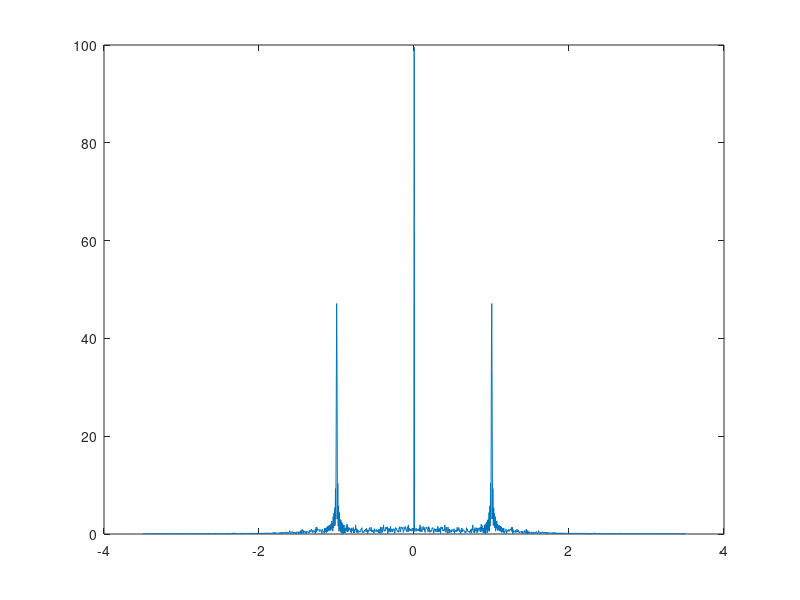

Reproduce this figure in MATLAB.
clear
clc
number_of_realizations = 500;
number_of_bits = 101;
number_of_samples = 7;
n = 700;
Eb= 1;
Tb= 7;
bits = randi ([0 1] ,number_of_realizations ,number_of_bits);

% Data = zeros (number_of_realizations , size(bits,2)*number_of_samples);
Data = [];
s_one = zeros(1, number_of_samples);
s_one (1,:) = sqrt(2*Eb/Tb);
s_zero = (sqrt(2*Eb/Tb))*cos(2*pi*(0:Tb/number_of_samples:(Tb-Tb/number_of_samples))/Tb)+1j*(sqrt(2*Eb/Tb))*sin(2*pi*(0:Tb/number_of_samples:(Tb-Tb/number_of_samples))/Tb);
 for row = 1: number_of_realizations
     for column = 1 :number_of_bits
         if bits(row , column ) == 1
             Data = [Data , s_one];
         else
            Data = [Data, s_zero];
         end
     end   
 end
 Data = (reshape (Data, number_of_bits*Tb , number_of_realizations))';
 Data_transmitted = zeros (number_of_realizations, n);
 
 for i = 1: number_of_realizations
     td=randi(number_of_samples)-1;              % generate random number from 0 to 6
     X = Data(i,:);
     Data_transmitted(i,:) = X(td+1: n+td);
 end
 
 average=zeros(1,n);  
for i = 1 : n
    average(1,i) = mean(conj(Data_transmitted(:,1)) .* Data_transmitted(:,i));
end
average=[fliplr(average(1, 2:end)) average];
PSD = fftshift(fft(average));
N = length(PSD);                                                                      
Fs=7;                                        
freq = (-N/2+1:N/2)*(Fs/(N));                   
figure
plot(freq, abs(PSD));                 
